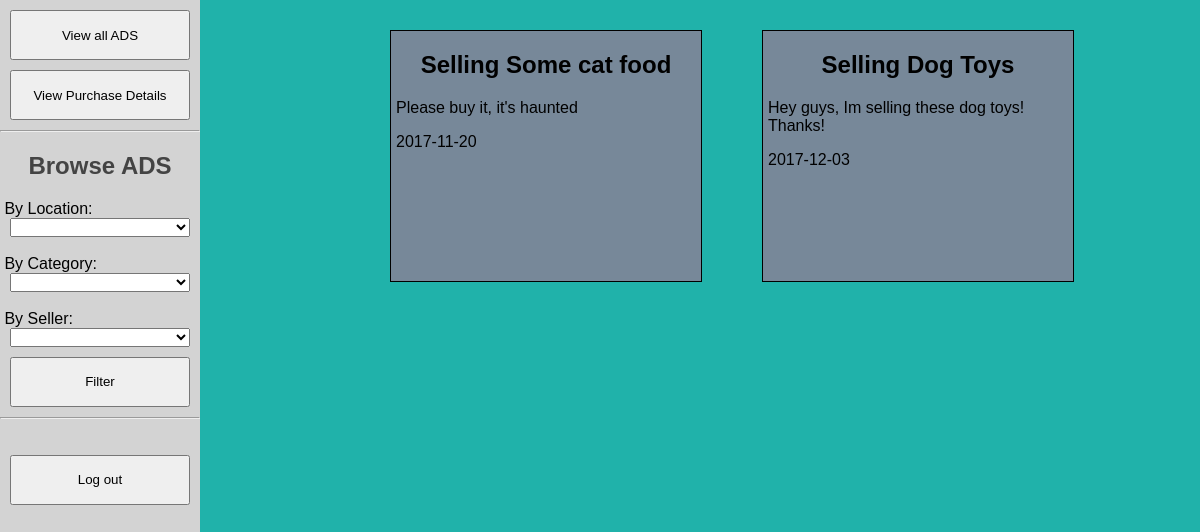
Before: /userpage.php (signed in) with the older database file.
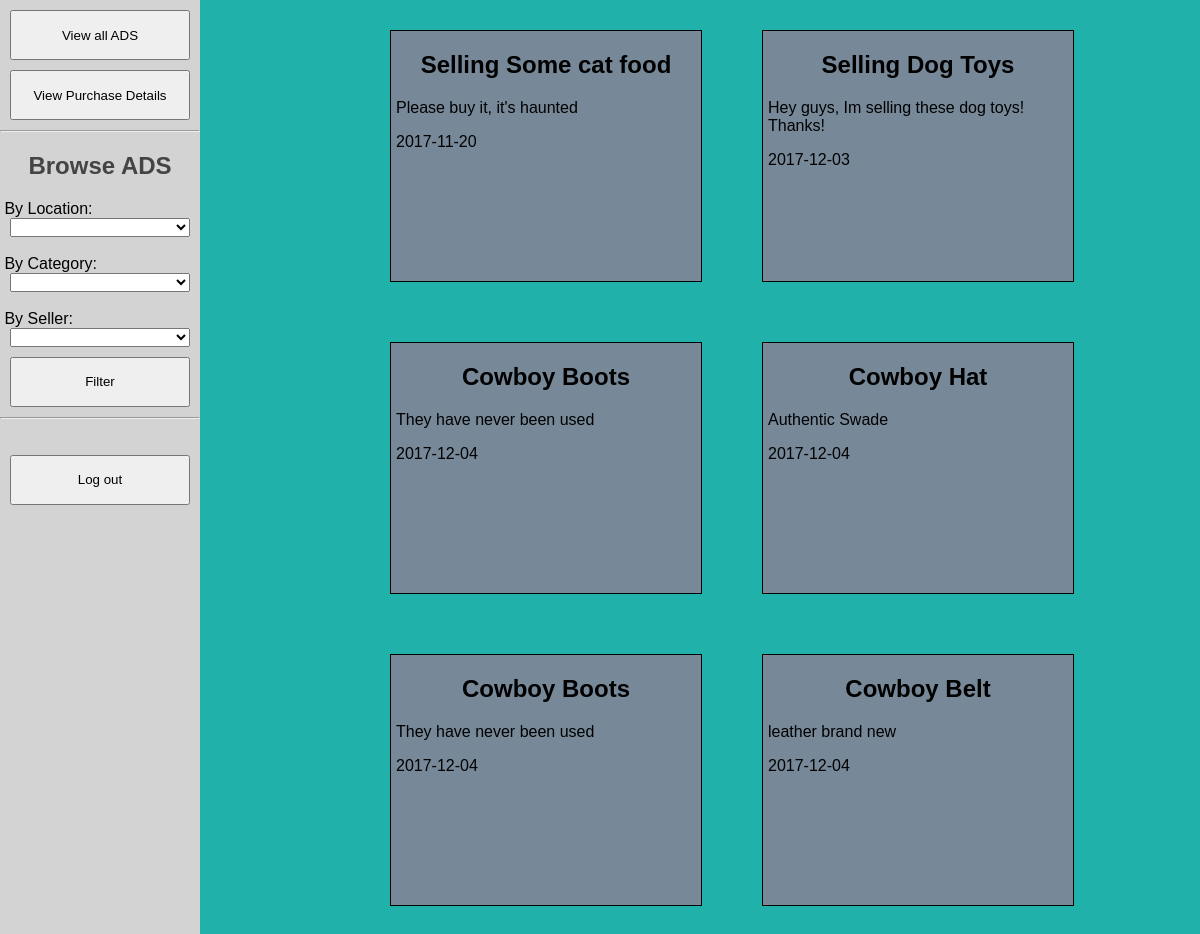
After: the same page with the newer database file.
### tables this page shows
CREATE TABLE Ad (
    Id int PRIMARY KEY NOT NULL AUTO_INCREMENT,
    Username varchar(50) NOT NULL,
    Email varchar(50) NOT NULL,
    PhoneNumber varchar(20) NOT NULL,
    Price float NOT NULL,
    Available varchar(20) NOT NULL DEFAULT "ONLINE",
    ForSaleBy varchar(50) NOT NULL,
    Title varchar(50) NOT NULL,
    AdDesc varchar(255) NOT NULL,
    Addr varchar(100) NOT NULL,
    Category varchar(50) NOT NULL,
    SubCategory varchar(50) NOT NULL,
    Province varchar(50) NOT NULL,
    City varchar(50) NOT NULL,
    Posted Date,
    Sold   varchar(1) NOT NULL DEFAULT 'F',
    Promotion int NOT NULL DEFAULT 0,
    Rating int NOT NULL DEFAULT 0
);

### utils.php (the view, shortened to what this page needs)
<?php
function locationDropdown($provinces,$cities,$selectedProvince = null,$selectedCity = null) {
    echo "<select required id='province' name='province' type='text'>";
    echo "<option value=''> </option>";
    for($i = 0; $i < count($provinces); $i++) {
      if($provinces[$i]["province_name"] == $selectedProvince) {
        echo "<option selected='selected' value='" . $provinces[$i]["province_name"]  . "'>" . str_replace("-"," ",$provinces[$i]["province_name"])  . "</option>";
      } else {
        echo "<option value='" . $provinces[$i]["province_name"]  . "'>" . str_replace("-"," ",$provinces[$i]["province_name"])  . "</option>";
      }
    }
    echo "</select>";
}
function displayAds($ads,$mode = "NORMAL") {
    if($mode == "NORMAL") {
        for($i = 0; $i < count($ads); $i++) {
            echo "<div onclick='window.location.href=" . "\"viewad.php?id=" . $ads[$i]["Id"]  . "\"" . ";'" . "class='ad'><h2>" . $ads[$i]["Title"] . '</h2>';
            echo "<p>"  . $ads[$i]["AdDesc"] .  "</p>";
            echo "<p>" . $ads[$i]["Posted"] . "</p>";
            echo "</div>";
        }
    }
}
?>

### userpage.php (shortened to what this page needs)
<?php include 'config.php'; ?>
<?php include 'utils.php'; ?>
<!doctype html>
<html lang="en">
  <head>
    <link rel="stylesheet" href="index.css"/>
    <link rel="stylesheet" href="userpage.css"/>
  </head>
  <body>
    <?
    $conn = new PDO("mysql:host=$servername;dbname=$dbname", $username, $password);
    $conn->setAttribute(PDO::ATTR_ERRMODE, PDO::ERRMODE_EXCEPTION);
    $stmt = $conn->prepare("SELECT * FROM Category");
    $stmt->execute();
    $stmt->setFetchMode(PDO::FETCH_ASSOC);
    $categories = $stmt->fetchAll();
    $stmt = $conn->prepare("SELECT * FROM Province");
    $stmt->execute();
    $stmt->setFetchMode(PDO::FETCH_ASSOC);
    $provinces = $stmt->fetchAll();
    $stmt = $conn->prepare("SELECT * FROM City");
    $stmt->execute();
    $stmt->setFetchMode(PDO::FETCH_ASSOC);
    $cities = $stmt->fetchAll();
    $stmt = $conn->prepare("SELECT DISTINCT a.Username FROM Ad a, User u WHERE u.Username = a.Username AND DATE_ADD(a.Posted, INTERVAL u.Membership DAY) >= CURDATE() AND a.Available='ONLINE'");
    $stmt->execute();
    $stmt->setFetchMode(PDO::FETCH_ASSOC);
    $sellers = $stmt->fetchAll();
    $ads = array();
    if(isset($_GET["myads"])) {
        if($_GET["myads"] != "") {
            $stmt = $conn->prepare("SELECT * FROM Ad WHERE Username=:username");
            $stmt->bindParam(':username', $_SESSION["Username"]);
            $stmt->execute();
            $stmt->setFetchMode(PDO::FETCH_ASSOC);
            $ads = $stmt->fetchAll();
        }
    } else {
        $stmt = $conn->prepare("SELECT a.* FROM Ad a, User u WHERE u.Username = a.Username AND DATE_ADD(a.Posted, INTERVAL u.Membership DAY) >= CURDATE() AND a.Available='ONLINE' ORDER BY a.Promotion DESC");
        $stmt->bindParam(':username', $_SESSION["Username"]);
        $stmt->execute();
        $stmt->setFetchMode(PDO::FETCH_ASSOC);
        $tempads = $stmt->fetchAll();
        for($i = 0; $i < count($tempads); $i++) {
            $filtered = false;
            if(!$filtered) {
                array_push($ads,$tempads[$i]);
            }
        }
    }
    ?>
    <? if($_SESSION["Usertype"] == "ADMIN") { ?>
        <div class="aside">
            <button type="button" onclick="something()"> View all ADS </button>
            <button type="button" onclick="something()"> View Purchase Details </button>
            <hr>
            <h2> Browse ADS </h2>
            &nbsp;By Location: <br>
            <?php locationDropdown($provinces,$cities); ?>
            <br>
            &nbsp;By Category: <br>
            <select id="category">
                <option value="">  </option>
                <? for($i = 0; $i < count($categories); $i++) {
                    echo "<option value='" . $categories[$i]["CategoryName"]  . "'>" . $categories[$i]["CategoryName"]  . "</option>";
                } ?>
            </select>
            <br> &nbsp;By Seller: <br>
            <select id="seller">
                <option value="">  </option>
                <? for($i = 0; $i < count($sellers); $i++) {
                    echo "<option value='" . $sellers[$i]["Username"]  . "'>" . $sellers[$i]["Username"]  . "</option>";
                } ?>
            </select>
            <button type="button" onclick="filter()" >  Filter </button>
            <hr>
            <br>
            <button type="button" onclick="logout()"> Log out </button>
        </div>
        <div class="content">
                <?php displayAds($ads); ?>
        </div>
    <? } ?>
  </body>
</html>

### index.css (style rules this page uses)
html, body { margin:0px; padding:0px; height:100%; width:100%; font-family: Helvetica, sans-serif; }
body { display:flex; align-content: center; justify-content: center; }
select { margin:5px; }
button { flex: 0 0 auto; display:block; margin:10px; width:200px; height:50px; }
.aside { flex:0 0 auto; height:100%; width:200px; background-color:lightgrey; margin:0; margin-right:auto; }
.content { flex:1 0 auto; background-color:lightseagreen; display:flex; flex-flow:row wrap; overflow-y:scroll; max-width:70%; }
.aside button { width:90%; margin-left:auto; margin-right:auto; }
.aside h2 { text-align:center; color:#444444; }
.aside select { width:90%; display:block; margin:0 auto 0 auto; }
.ad { flex:0 0 auto; width:300px; height:250px; background-color:lightslategray; border:1px solid black; margin:30px; padding-left:5px; padding-right:5px; overflow:none; cursor:pointer; }
.ad h2 { text-align:center; }

### userpage.css (style rules this page uses)
body { background-color:lightseagreen; }

Changed rows visible on the page:
added ad: Title "Cowboy Boots", AdDesc "They have never been used", Posted "2017-12-04"
added ad: Title "Cowboy Hat", AdDesc "Authentic Swade", Posted "2017-12-04"
added ad: Title "Cowboy Boots", AdDesc "They have never been used", Posted "2017-12-04"
added ad: Title "Cowboy Belt", AdDesc "leather brand new", Posted "2017-12-04"
